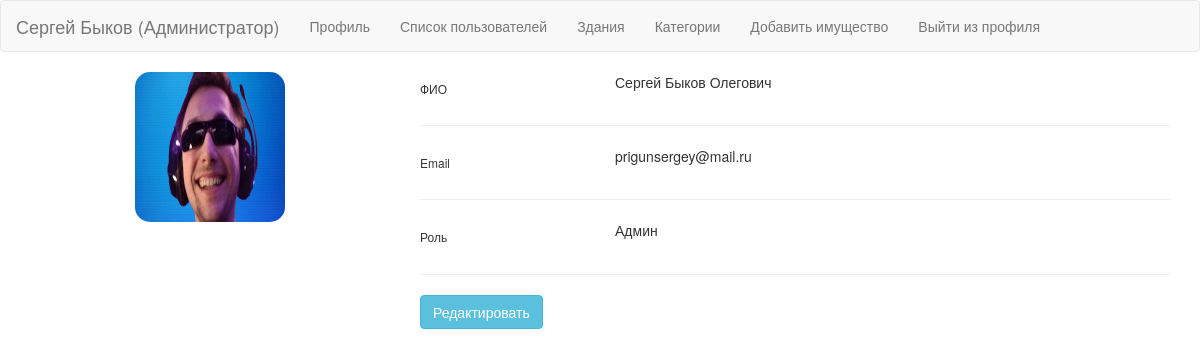
The page /profile (signed in) on the database as committed earlier.
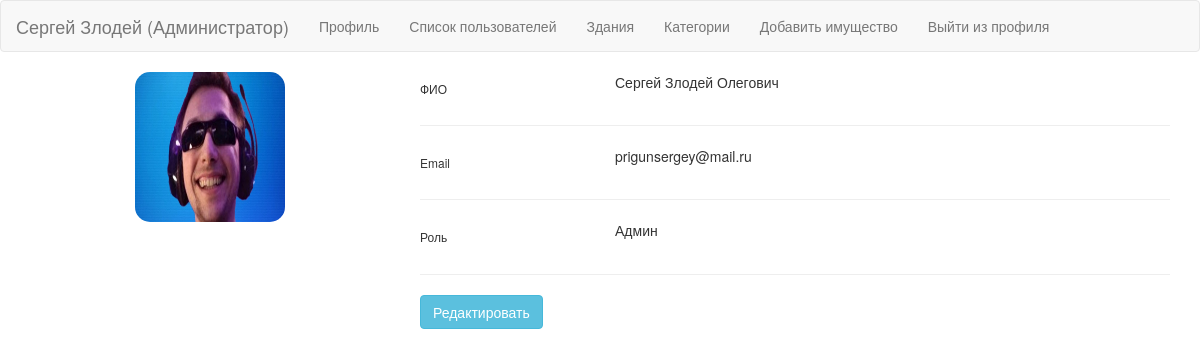
The same page on the database as committed later.
### sweater/models.py (models this page shows)
class User(db.Model, UserMixin):
    __tablename__ = 'users'
    id = db.Column(db.Integer, primary_key=True)
    first_name = db.Column(db.String())
    last_name = db.Column(db.String())
    patronymic = db.Column(db.String())
    email = db.Column(db.String(), unique=True)
    role = db.Column(db.Boolean, default=False)
    password = db.Column(db.String())
    photo = db.Column(db.String())
    property = db.relationship("Property")

### sweater/routes.py (the view)
@app.route('/profile', methods=['POST', 'GET'])
@login_required
def profile():
    user = db.session.get(User, current_user.get_id())
    return render_template('profile.html', notification=True, user=user)

### sweater/models.py (called while the page is built)
@manager.user_loader
def load_user(user_id):
    return User.query.get(user_id)

### sweater/routes.py (called while the page is built, shortened)
@app.before_request
def create_bases():
    db.create_all()

@app.after_request
def redirect_to_signin(response):
    if response.status_code == 401:
        return redirect(url_for('login_page') + '?=next=' + request.url)
    return response

### sweater/templates/profile.html (shortened to what this page needs)
{% extends 'base.html' %}
{% import 'bootstrap/wtf.html' as wtf %}
{% block content %}
<div class="container">
    <div class="main-body">
          <div class="row gutters-sm">
            <div class="col-md-4 mb-3">
              <div class="card">
                <div class="card-body">
                  <div class="d-flex flex-column align-items-center text-center">
                    {%if user.photo%}<img style="border-radius: 10%;" src="{{url_for('upload', file=user.photo)}}" alt="Admin" class="rounded-circle" width="150" height="150">{%endif%}
                  </div>
                </div>
              </div>
            <br>
            </div>
            <div class="col-md-8">
              <div class="card mb-3">
                <div class="card-body">
                  <div class="row">
                    <div class="col-sm-3">
                      <h6 class="mb-0">ФИО</h6>
                    </div>
                    <div class="col-sm-9 text-secondary">
                      {{user.first_name}} {{user.last_name}} {{user.patronymic}}
                    </div>
                  </div>
                  <hr>
                  <div class="row">
                    <div class="col-sm-3">
                      <h6 class="mb-0">Email</h6>
                    </div>
                    <div class="col-sm-9 text-secondary">
                      {{user.email}}
                    </div>
                  </div>
                  <hr>
                  <div class="row">
                    <div class="col-sm-3">
                      <h6 class="mb-0">Роль</h6>
                    </div>
                    <div class="col-sm-9 text-secondary">
                      {%if user.role%}Админ{%else%}Пользователь{%endif%}
                    </div>
                  </div>
                  <hr>
                  <div class="row">
                    <div class="col-sm-12">
                      <a class="btn btn-info " target="__blank" href="{{url_for('edit_profile',user_id=user.id)}}">Редактировать</a>
                    </div>
                  </div>
                </div>
              </div>
              </div>
            </div>
          </div>
        </div>
{% endblock %}

### sweater/templates/base.html (shortened to what this page needs)
{% extends 'bootstrap/base.html' %}
{% block navbar %}
        {%if user%}
            {% if user.role %}
              <nav class="navbar navbar-default">
                  <div class="container-fluid">
                      <a class="navbar-brand" href="{{url_for('index')}}">{{user.first_name}} {{user.last_name}} (Администратор)</a>
                    <div class="collapse navbar-collapse" id="navbar-main">
                      <ul class="nav navbar-nav">
                          <li><a href="{{url_for('profile')}}">Профиль</a></li>
                          <li><a href="{{url_for('users')}}">Список пользователей</a></li>
                          <li><a href="{{url_for('buildings')}}">Здания</a></li>
                          <li><a href="{{url_for('categorys')}}">Категории</a></li>
                           <li><a href="{{url_for('create_property')}}">Добавить имущество</a></li>
                          <li><a href="{{url_for('logout')}}">Выйти из профиля</a></li>
                      </ul>
                    </div>
                  </div>
                </nav>
            {%endif%}
        {%endif%}
{%endblock%}

Rows that differ between the two databases and show on the page:
changed User "Сергей": last_name "Быков" → "Злодей"
